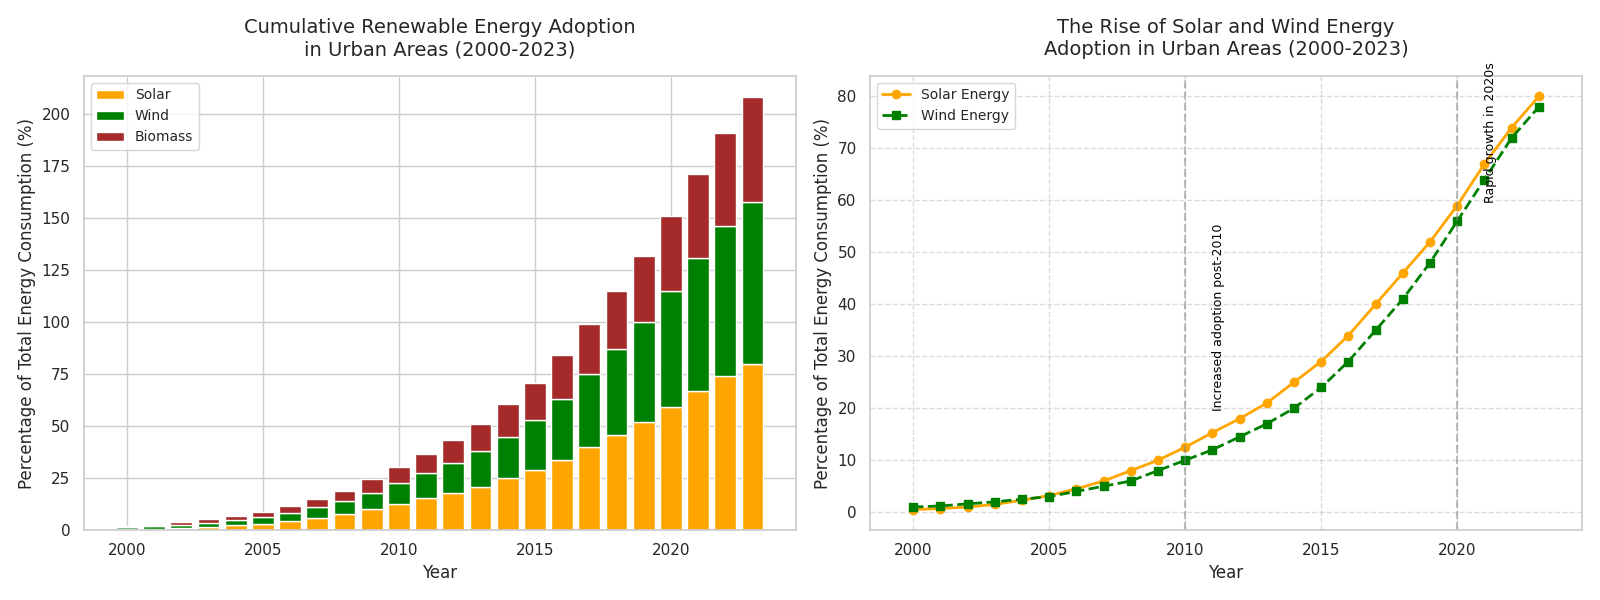

The Python source for this figure:
import matplotlib.pyplot as plt
import numpy as np

# Data
years = np.arange(2000, 2024)
solar_energy_percentage = [
    0.5, 0.7, 1.0, 1.5, 2.3, 3.2, 4.5, 6.0, 8.0, 10.0, 
    12.5, 15.3, 18.0, 21.0, 25.0, 29.0, 34.0, 40.0, 46.0, 52.0, 
    59.0, 67.0, 74.0, 80.0
]
wind_energy_percentage = [
    1.0, 1.2, 1.6, 2.0, 2.5, 3.0, 4.0, 5.0, 6.0, 8.0, 
    10.0, 12.0, 14.5, 17.0, 20.0, 24.0, 29.0, 35.0, 41.0, 48.0, 
    56.0, 64.0, 72.0, 78.0
]

# Additional hypothetical data for biomass energy
biomass_energy_percentage = [
    0.5, 0.8, 1.2, 1.8, 2.1, 2.7, 3.3, 4.1, 5.0, 6.5, 
    7.8, 9.2, 11.0, 13.0, 15.5, 18.0, 21.0, 24.0, 28.0, 32.0, 
    36.0, 40.0, 45.0, 50.0
]

# Figure setup with two subplots
fig, axs = plt.subplots(1, 2, figsize=(16, 6), sharex=True)

# First subplot: Stacked bar chart for Solar, Wind, and Biomass
axs[0].bar(years, solar_energy_percentage, label='Solar', color='orange')
axs[0].bar(years, wind_energy_percentage, bottom=solar_energy_percentage, label='Wind', color='green')
combined_solar_wind = np.array(solar_energy_percentage) + np.array(wind_energy_percentage)
axs[0].bar(years, biomass_energy_percentage, bottom=combined_solar_wind, label='Biomass', color='brown')
axs[0].set_title('Cumulative Renewable Energy Adoption\nin Urban Areas (2000-2023)', fontsize=14, pad=15)
axs[0].set_xlabel('Year', fontsize=12)
axs[0].set_ylabel('Percentage of Total Energy Consumption (%)', fontsize=12)
axs[0].legend(loc='upper left', fontsize=10)

# Second subplot: Line chart for Solar and Wind
axs[1].plot(years, solar_energy_percentage, label='Solar Energy', color='orange', marker='o', linestyle='-', linewidth=2)
axs[1].plot(years, wind_energy_percentage, label='Wind Energy', color='green', marker='s', linestyle='--', linewidth=2)
axs[1].set_title('The Rise of Solar and Wind Energy\nAdoption in Urban Areas (2000-2023)', fontsize=14, pad=15)
axs[1].set_xlabel('Year', fontsize=12)
axs[1].set_ylabel('Percentage of Total Energy Consumption (%)', fontsize=12)
axs[1].grid(True, linestyle='--', alpha=0.7)
axs[1].legend(loc='upper left', fontsize=10)

# Annotations
axs[1].axvline(2010, color='grey', linestyle='--', alpha=0.5)
axs[1].text(2011, 20, 'Increased adoption post-2010', fontsize=9, color='black', rotation=90)
axs[1].axvline(2020, color='grey', linestyle='--', alpha=0.5)
axs[1].text(2021, 60, 'Rapid growth in 2020s', fontsize=9, color='black', rotation=90)

# Adjust layout for readability
plt.tight_layout()

# Show plot
plt.show()
